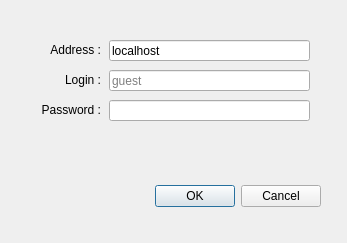
<?xml version="1.0" encoding="UTF-8"?>
<ui version="4.0">
 <class>DRConnectDialog</class>
 <widget class="QDialog" name="DRConnectDialog">
  <property name="geometry">
   <rect>
    <x>0</x>
    <y>0</y>
    <width>347</width>
    <height>243</height>
   </rect>
  </property>
  <property name="windowTitle">
   <string>Connect</string>
  </property>
  <property name="modal">
   <bool>true</bool>
  </property>
  <widget class="QDialogButtonBox" name="buttonBox">
   <property name="geometry">
    <rect>
     <x>30</x>
     <y>180</y>
     <width>291</width>
     <height>32</height>
    </rect>
   </property>
   <property name="orientation">
    <enum>Qt::Horizontal</enum>
   </property>
   <property name="standardButtons">
    <set>QDialogButtonBox::Cancel|QDialogButtonBox::Ok</set>
   </property>
  </widget>
  <widget class="QLineEdit" name="addressTextField">
   <property name="geometry">
    <rect>
     <x>109</x>
     <y>40</y>
     <width>201</width>
     <height>21</height>
    </rect>
   </property>
   <property name="text">
    <string>localhost</string>
   </property>
  </widget>
  <widget class="QLabel" name="label_2">
   <property name="geometry">
    <rect>
     <x>30</x>
     <y>70</y>
     <width>71</width>
     <height>20</height>
    </rect>
   </property>
   <property name="layoutDirection">
    <enum>Qt::LeftToRight</enum>
   </property>
   <property name="text">
    <string>Login :</string>
   </property>
   <property name="textFormat">
    <enum>Qt::AutoText</enum>
   </property>
   <property name="alignment">
    <set>Qt::AlignRight|Qt::AlignTrailing|Qt::AlignVCenter</set>
   </property>
  </widget>
  <widget class="QLineEdit" name="loginTextField">
   <property name="geometry">
    <rect>
     <x>109</x>
     <y>70</y>
     <width>201</width>
     <height>21</height>
    </rect>
   </property>
   <property name="inputMask">
    <string/>
   </property>
   <property name="placeholderText">
    <string>guest</string>
   </property>
  </widget>
  <widget class="QLineEdit" name="passwordTextField">
   <property name="geometry">
    <rect>
     <x>109</x>
     <y>100</y>
     <width>201</width>
     <height>21</height>
    </rect>
   </property>
   <property name="echoMode">
    <enum>QLineEdit::Password</enum>
   </property>
  </widget>
  <widget class="QLabel" name="label_3">
   <property name="geometry">
    <rect>
     <x>30</x>
     <y>40</y>
     <width>71</width>
     <height>20</height>
    </rect>
   </property>
   <property name="layoutDirection">
    <enum>Qt::LeftToRight</enum>
   </property>
   <property name="text">
    <string>Address :</string>
   </property>
   <property name="textFormat">
    <enum>Qt::AutoText</enum>
   </property>
   <property name="alignment">
    <set>Qt::AlignRight|Qt::AlignTrailing|Qt::AlignVCenter</set>
   </property>
  </widget>
  <widget class="QLabel" name="label_4">
   <property name="geometry">
    <rect>
     <x>30</x>
     <y>100</y>
     <width>71</width>
     <height>20</height>
    </rect>
   </property>
   <property name="layoutDirection">
    <enum>Qt::LeftToRight</enum>
   </property>
   <property name="text">
    <string>Password :</string>
   </property>
   <property name="textFormat">
    <enum>Qt::AutoText</enum>
   </property>
   <property name="alignment">
    <set>Qt::AlignRight|Qt::AlignTrailing|Qt::AlignVCenter</set>
   </property>
  </widget>
 </widget>
 <resources/>
 <connections>
  <connection>
   <sender>buttonBox</sender>
   <signal>accepted()</signal>
   <receiver>DRConnectDialog</receiver>
   <slot>accept()</slot>
   <hints>
    <hint type="sourcelabel">
     <x>248</x>
     <y>254</y>
    </hint>
    <hint type="destinationlabel">
     <x>157</x>
     <y>274</y>
    </hint>
   </hints>
  </connection>
  <connection>
   <sender>buttonBox</sender>
   <signal>rejected()</signal>
   <receiver>DRConnectDialog</receiver>
   <slot>reject()</slot>
   <hints>
    <hint type="sourcelabel">
     <x>316</x>
     <y>260</y>
    </hint>
    <hint type="destinationlabel">
     <x>286</x>
     <y>274</y>
    </hint>
   </hints>
  </connection>
 </connections>
</ui>
